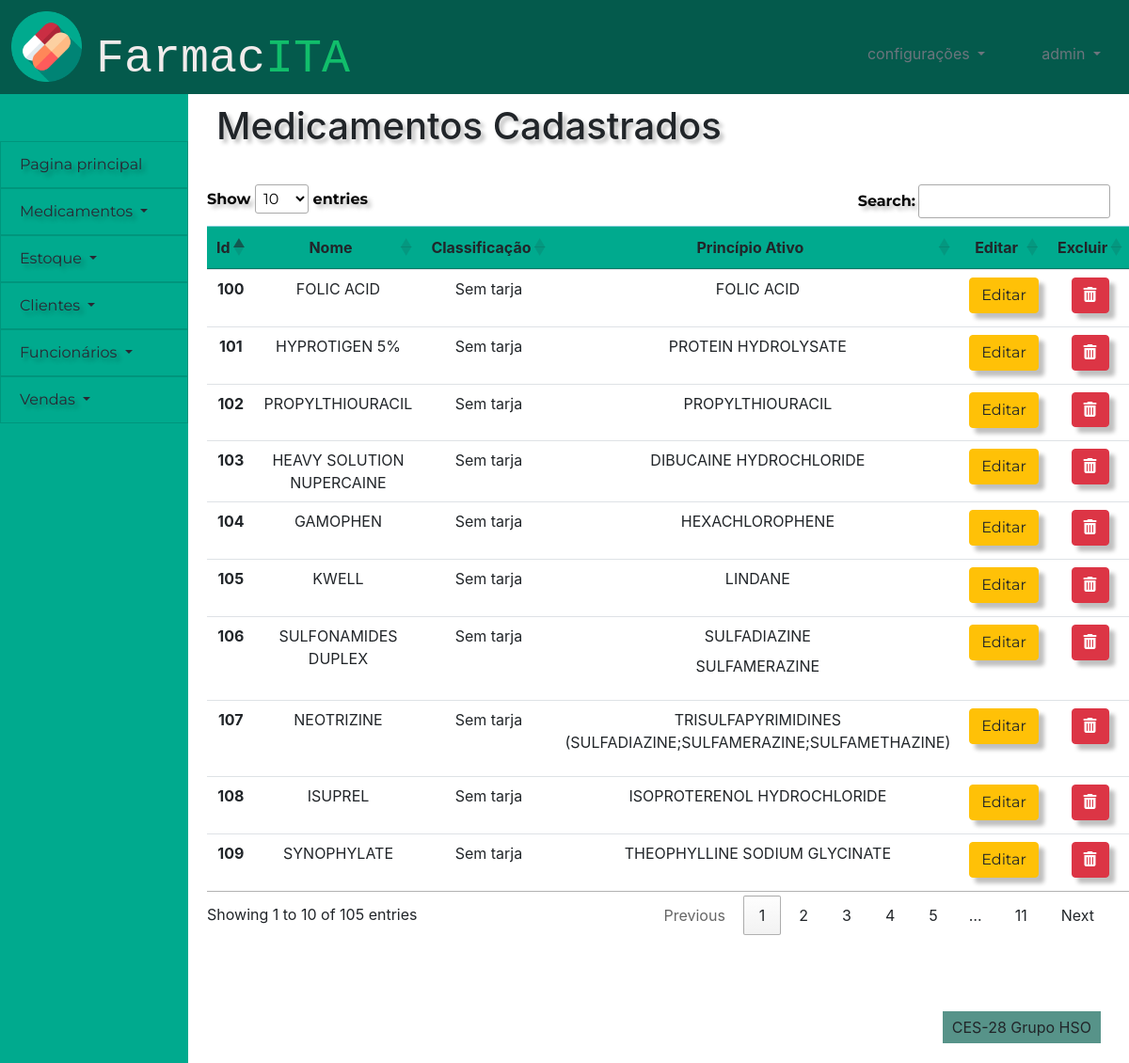
The app's page /cadastro_medicamentos/editar_medicamento (signed in) with its own data.
### cadastro_medicamentos/models.py (models this page shows, shortened)
class medicamento(models.Model):
    id_medicamento = models.AutoField(primary_key=True)
    nome_medicamento = models.CharField(max_length=100)
    classificacao = models.CharField(max_length=100, default='Sem tarja')
    principio_ativo = models.ManyToManyField(principio_ativo2, through='rel_medicamento_principio_ativo2')
    excluido = models.BooleanField(default=False)

class principio_ativo2(models.Model):
    id_principio_ativo2 = models.AutoField(primary_key=True)
    nome_principio_ativo2 = models.CharField(max_length=100, unique = True)

### cadastro_medicamentos/views.py (the view, shortened to what this page needs)
# urls.py: path('editar_medicamento',views.editar_medicamento, name = 'editar_medicamento'),
def editar_medicamento(request):
    check, retorno = checar_cargo(request)
    if check:
        return retorno
    cargo = funcionario.objects.get(user=request.user).cargo
    sucesso=False
    lista = default_editar_medicamento
    editar = False
    busca = request.GET.get('buscamedic')
    if busca:
        editar = False
        lista = medicamento.objects.filter(excluido=False,nome_medicamento__icontains = busca)
    delete = request.GET.get('delete')
    if delete:
        teste = medicamento.objects.filter(excluido=False,id_medicamento = delete)
        teste.update(excluido = True)
        lista = default_editar_medicamento
    editando = request.GET.get('edit')
    principiosativos = principio_ativo2.objects.all()
    droga_list = list()
    for i in principiosativos:
        droga_list.append(i.nome_principio_ativo2)
    return render(request,'medicamento/editar_medicamento.html',
    {'lista':lista,
    'editar':editar,
    "droga":droga_list,
    "sucesso":sucesso,
    'cargo':cargo}
    )

### cadastro_medicamentos/views.py (called while the page is built)
def checar_cargo(request):
    user = request.user
    if user.is_anonymous:
        return True, redirect('/')
    else:
        cargo = funcionario.objects.get(user=request.user).cargo
        if cargo == 'Caixa':
            return True, render(request,'sem_permissao.html',{'cargo':cargo})
    return False, False

def default_editar_medicamento():
    med = medicamento.objects.filter(excluido = False)
    lista = list()
    for item in med:
        princ_list = list()
        principios = rel_medicamento_principio_ativo2.objects.filter(medicamento = item).order_by('princ_ativo')
        for i in principios:
            princ_list.append(i.princ_ativo.nome_principio_ativo2)
        lista.append({"med": item, "princ": None, "princ_list": princ_list})
    return lista

### frontend/medicamento/editar_medicamento.html (shortened to what this page needs)
{% extends 'template/padrao.html' %}
{%block titulo-conteudo %}
Medicamentos Cadastrados
{% endblock %}
{% load static %}
{% block content %}
<div>
    <div class="tabela">
        <table id="medicamentos" class="table table-hover">
            <thead class="table-info">
                <tr>
                    <th scope="col">Id</th>
                    <th scope="col">Nome</th>
                    <th scope="col">Classificação</th>
                    <th scope="col">Princípio Ativo</th>
                    <th>Editar</th>
                    <th>Excluir</th>
                </tr>
            </thead>
            <tbody>
            {% for i in lista %}
            {% if not i.excluido  %}
                <tr class={{i.id_medicamento}}>
                    <th scope="row">{{i.med.id_medicamento}}</th>
                    <td class = "nome">{{i.med.nome_medicamento}}</td>
                    <td class = "classificacao">{{i.med.classificacao}}</td>
                    <td class = "principio">
                        <dl>
                            {% for j in i.princ_list %}
                            <dd>{{j}}</dd>
                            {% endfor %}
                        </dl>
                    </td>
                    <td>
                        <form class= "centro">
                            <button value = {{i.med.id_medicamento}} name = 'edit' class="btn btn-warning"  type = "submit" >Editar</button>
                        </form>
                    </td>
                    <td>
                        <form class= "centro">
                            <button  value = {{i.med.id_medicamento}} name = 'delete' class="btn btn-danger botao lixeira" type = "submit"><i class="fas fa-trash-alt"></i></button>
                        </form>
                    </td>
                </tr>
            {% endif %}
            {% endfor %}
        </tbody>
        </table>
    </div>
</div>
    <link rel="stylesheet" href="https://cdn.datatables.net/1.10.24/css/jquery.dataTables.min.css">
{% endblock %}

### frontend/template/padrao.html (shortened to what this page needs)
{% load static %}
<!DOCTYPE html>
<html lang="en">
<head>
    <link href="{% static 'bootstrap-4.5.3-dist/css/bootstrap.css' %}" rel="stylesheet">
    <link href="{% static '_css/style.css' %}" rel="stylesheet">
</head>
<body>
    <div id="header">
        <div class="icone" >
            <img  src = "{% static '/images/capsules.png' %}" alt="Teste" height="75">
        </div>
        <div class="row">
            <div class="text-left titulo">
                <p class="logo">Farmac<span class="logo-span">ITA</span></p>
            </div>
        </div>
        <div class="row">
            <div  class = "col">
                <div class="usuario dropdown text-right float-right">
                    <a class="dropdown-toggle text-secondary" href="#" role="button" id="dropdownusuario" data-toggle="dropdown"
                        aria-haspopup="true" aria-expanded="false">
                        {{user}}
                    </a>
                </div>
                <div class="usuario dropdown text-right float-right">
                    <a class="dropdown-toggle text-secondary" href="#" role="button" id="dropdownusuario" data-toggle="dropdown"
                        aria-haspopup="true" aria-expanded="false">
                        configurações
                    </a>
                </div>
            </div>
        </div>
    </div>
    <nav class="list-group-item-info" id="menu">
        <div class="dropdown">
            <a class="list-group-item list-group-item-action list-group-item-info dropdown-item"
            role="button" id="dropdownprincipal"  aria-expanded="false" href="/pessoas/pagina_principal" >
                 Pagina principal
            </a>
        </div>
        <div class="dropdown">
            <a class="list-group-item list-group-item-action list-group-item-info dropdown-toggle" href="#"
                role="button" id="dropdownmedicamentos" data-toggle="dropdown" aria-haspopup="true" aria-expanded="false">
                Medicamentos
            </a>
        </div>
        <div class="dropdown">
            <a class="list-group-item list-group-item-action list-group-item-info dropdown-toggle" href="#"
                role="button" id="dropdownestoque" data-toggle="dropdown" aria-haspopup="true" aria-expanded="false">
                Estoque
            </a>
        </div>
        <div class="dropdown">
            <a class="list-group-item list-group-item-action list-group-item-info dropdown-toggle" href="#"
                role="button" id="dropdownclientes" data-toggle="dropdown" aria-haspopup="true" aria-expanded="false">
                Clientes
            </a>
        </div>
        <div class="dropdown">
            <a class="list-group-item list-group-item-action list-group-item-info dropdown-toggle" href="#"
                role="button" id="dropdownfuncionarios" data-toggle="dropdown" aria-haspopup="true" aria-expanded="false">
                Funcionários
            </a>
        </div>
        <div class="dropdown">
            <a class="list-group-item list-group-item-action list-group-item-info dropdown-toggle" href="#"
                role="button" id="dropdownvendas" data-toggle="dropdown" aria-haspopup="true" aria-expanded="false">
                Vendas
            </a>
        </div>
    </nav>
    <div id="content">
        <div class="titulo_pagina">
            <h1 class="h1">
                {% block titulo-conteudo %}
                {% endblock %}
            </h1>
        </div>
        <div>
        {% block content %}
        {% endblock %}
        </div>
    </div>
    <div id="footer">
        <p class="rodape-texto align-text-bottom">CES-28 Grupo HSO</p>
    </div>
</body>
</html>

### static/_css/style.css (style rules this page uses)
:root { --bdazzled-blue: #3d5a80ff; --pale-cerulean: #98c1d9ff; --light-cyan: rgb(240, 254, 255); --burnt-sienna: #6BA368; --gunmetal: #515B3A; --header-height:100px; --menu-width:200px; --footer-height:100px; --form-width:400px; --table-width: 1000px; }
.logo { font-size: 50px; font-family: monospace; color: rgb(241, 235, 235); }
.logo-span { color: #11BE6B ; }
.tabela { width: var(--table-width); padding: 20px; margin: 0 auto; }
body { display: grid; grid-template-columns: var(--menu-width) 1fr; grid-template-rows: var(--header-height) 1fr var(--footer-height); grid-template-areas: " cabeca cabeca" " links conteudo" " links rodape" ; height: 100vh; }
.usuario { padding: 45px 30px; color: white; }
.titulo { padding: 25px 30px ; }
div#header { display:grid; grid-template-columns: 0.10fr 1fr 1fr; grid-area: cabeca; background-color: #045A4C }
nav#menu { background-color: #00AA8E; padding-top: 50px; grid-area: links ; }
div#content { grid-area: conteudo; }
div#footer { padding-top: 45px ; text-align: center; grid-area: rodape; background-color: rgba(218, 203, 203, 0); }
.rodape-texto { float:right; width: auto; margin-right: 30px; padding: 5px 10px ; background-color: #579389; }
.titulo_pagina { padding: 10px 30px; }
.icone { padding-left: 12px ; padding-top: 12px ; }
.list-group-item-info { background-color: #00AA8E; }
.list-group-item { font-family: Montserrat; color: rgb(41, 40, 51); text-shadow: 4px 4px 4px rgba(0, 0, 0, 0.25); }
.btn { font-family: Montserrat; box-shadow: 6px 6px 4px rgba(0, 0, 0, 0.25); }
.h1 { text-shadow: 4px 4px 4px rgba(0, 0, 0, 0.25); }
.table-info { background-color: #00AA8E; }
.btn-danger { height: 37.833px; }
.lixeira { width: 40px; }

### frontend/medicamento/editar_medicamento.html (style rules this page uses)
.centro { text-align: center; }
.botao { margin-bottom:6px; }

### records on screen
medicamento: med.id_medicamento "100", med.nome_medicamento "FOLIC ACID", med.classificacao "Sem tarja"
principio_ativo2: princ_list "FOLIC ACID"
medicamento: med.id_medicamento "101", med.nome_medicamento "HYPROTIGEN 5%", med.classificacao "Sem tarja"
principio_ativo2: princ_list "PROTEIN HYDROLYSATE"
medicamento: med.id_medicamento "102", med.nome_medicamento "PROPYLTHIOURACIL", med.classificacao "Sem tarja"
principio_ativo2: princ_list "PROPYLTHIOURACIL"
medicamento: med.id_medicamento "103", med.nome_medicamento "HEAVY SOLUTION NUPERCAINE", med.classificacao "Sem tarja"
principio_ativo2: princ_list "DIBUCAINE HYDROCHLORIDE"
medicamento: med.id_medicamento "104", med.nome_medicamento "GAMOPHEN", med.classificacao "Sem tarja"
principio_ativo2: princ_list "HEXACHLOROPHENE"
medicamento: med.id_medicamento "105", med.nome_medicamento "KWELL", med.classificacao "Sem tarja"
principio_ativo2: princ_list "LINDANE"
medicamento: med.id_medicamento "106", med.nome_medicamento "SULFONAMIDES DUPLEX", med.classificacao "Sem tarja"
principio_ativo2: princ_list "SULFADIAZINE"
principio_ativo2: princ_list "SULFAMERAZINE"
medicamento: med.id_medicamento "107", med.nome_medicamento "NEOTRIZINE", med.classificacao "Sem tarja"
principio_ativo2: princ_list "TRISULFAPYRIMIDINES (SULFADIAZINE;SULFAMERAZINE;SULFAMETHAZINE)"
medicamento: med.id_medicamento "108", med.nome_medicamento "ISUPREL", med.classificacao "Sem tarja"
principio_ativo2: princ_list "ISOPROTERENOL HYDROCHLORIDE"
medicamento: med.id_medicamento "109", med.nome_medicamento "SYNOPHYLATE", med.classificacao "Sem tarja"
principio_ativo2: princ_list "THEOPHYLLINE SODIUM GLYCINATE"

### other values on screen
{{ user }} "admin"
